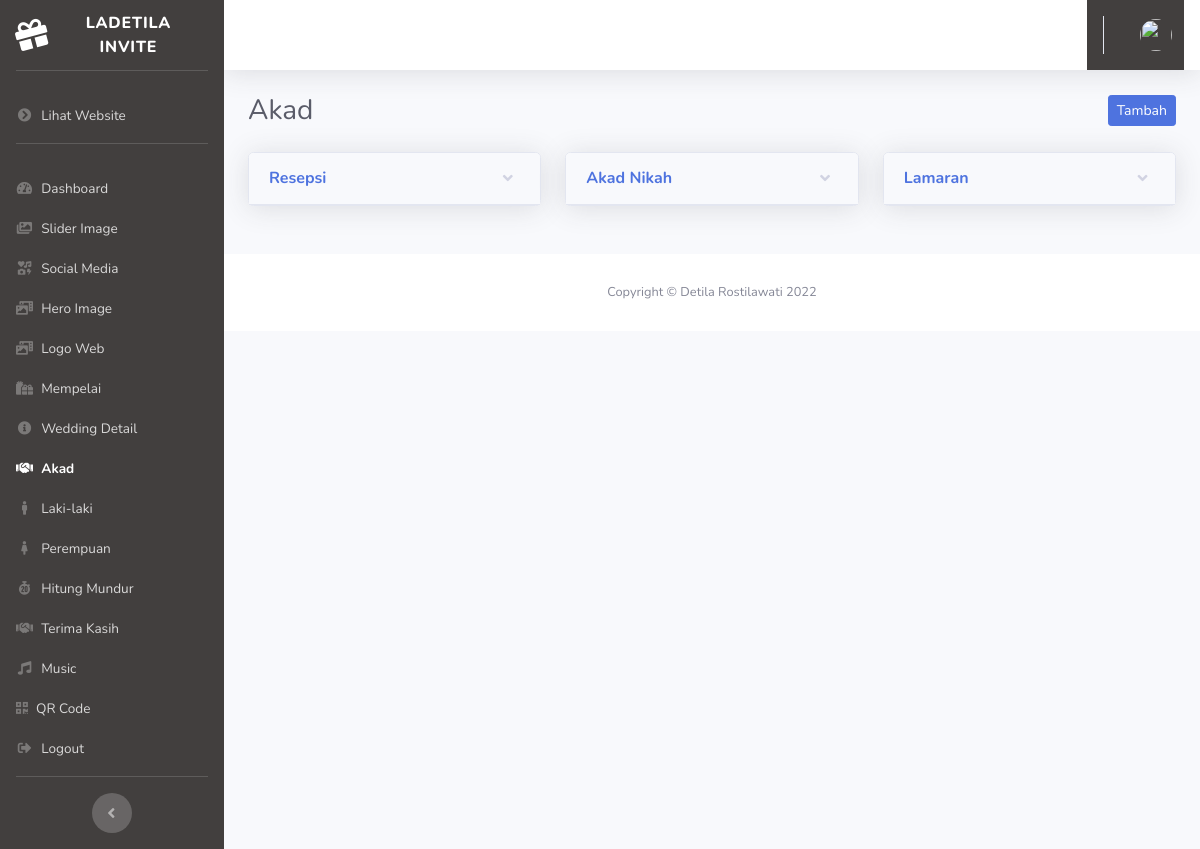
Screenshot of /admin/akad with the database file from the repository.
### tables this page shows
CREATE TABLE `user_sub_menu` (
  `id` int(11) NOT NULL,
  `title` varchar(128) NOT NULL,
  `url` varchar(128) NOT NULL,
  `icon` varchar(128) NOT NULL
);

CREATE TABLE `akad` (
  `id` int(11) NOT NULL,
  `judul` varchar(255) NOT NULL,
  `jam` varchar(255) NOT NULL,
  `alamat` varchar(255) NOT NULL,
  `no_hp` varchar(255) NOT NULL,
  `image` varchar(255) NOT NULL,
  `link_maps` varchar(255) NOT NULL
);

### application/controllers/Admin.php (called while the page is built, shortened)
<?php
class Admin extends CI_Controller
{
    public function akad()
    {
        $data['title'] = 'Akad';
        $data['user'] = $this->db->get_where('user', ['email' => $this->session->userdata('email')])->row_array();
        $this->db->order_by('id', 'DESC');
        $data['akad'] = $this->db->get('akad')->result_array();
        $this->form_validation->set_rules('judul', 'Judul', 'required');
        $this->form_validation->set_rules('jam', 'Jam', 'required');
        $this->form_validation->set_rules('alamat', 'Alamat', 'required');
        $this->form_validation->set_rules('no_hp', 'Nomor HP', 'required');
        $this->form_validation->set_rules('link_maps', 'Link Maps', 'required');
        if ($this->form_validation->run() == false) {
            $this->load->view('templates/header', $data);
            $this->load->view('templates/sidebar', $data);
            $this->load->view('templates/topbar', $data);
            $this->load->view('admin/akad', $data);
            $this->load->view('templates/footer');
        }
    }
}

### index.php (called while the page is built, shortened)
<?php
require_once BASEPATH.'core/CodeIgniter.php';

### application/views/admin/akad.php (the view, shortened to what this page needs)
<div class="container-fluid">
    <div class="d-sm-flex align-items-center justify-content-between mb-4">
        <h1 class="h3 mb-0 text-gray-800"><?= $title; ?></h1>
        <button class="btn btn-sm btn-primary float-right" data-toggle="modal" data-target="#tambahakadModal"> Tambah</button>
    </div>
    <div class="row">
        <?php foreach ($akad as $a) : ?>
            <div class="col-xl-4 col-md-4 mb-4">
                <div class="card shadow mb-4">
                    <a href="#collapseCardExample" class="d-block card-header py-3" data-toggle="collapse" role="button" aria-expanded="true" aria-controls="collapseCardExample">
                        <h6 class="m-0 font-weight-bold text-primary"><?= $a['judul']; ?></h6>
                    </a>
                </div>
            </div>
        <?php endforeach; ?>
    </div>
</div>

### application/views/templates/sidebar.php (shortened to what this page needs)
<ul class="navbar-nav sidebar sidebar-dark accordion" id="accordionSidebar">
    <a class="sidebar-brand d-flex align-items-center justify-content-center" href="<?= base_url('auth'); ?>">
        <div class="sidebar-brand-icon rotate-n-15">
            <i class="fas fa-gift"></i>
        </div>
        <div class="sidebar-brand-text mx-3">Ladetila Invite</div>
    </a>
    <hr class="sidebar-divider">
    <li class="nav-item">
        <a class="nav-link" href="<?= base_url() ?>">
            <i class="fas fa-fw fa-chevron-circle-right"></i>
            <span>Lihat Website</span></a>
    </li>
    <hr class="sidebar-divider">
    <?php
    $querySubMenu = "SELECT *
                  FROM user_sub_menu
                  ";
    $subMenu = $this->db->query($querySubMenu)->result_array();
    ?>
    <?php foreach ($subMenu as $sm) : ?>
        <?php if ($title == $sm['title']) : ?>
            <li class="nav-item active">
            <?php else : ?>
            <li class="nav-item">
            <?php endif; ?>
            <a class="nav-link pb-0" href="<?= base_url($sm['url']); ?>">
                <i class="<?= $sm['icon']; ?>"></i>
                <span><?= $sm['title']; ?></span></a>
            </li>
        <?php endforeach; ?>
        <li class="nav-item">
            <a class="nav-link" href="<?= base_url('auth/logout') ?>">
                <i class="fas fa-fw fa-sign-out-alt" data-dismiss="modal"></i>
                <span>Logout</span></a>
        </li>
        <hr class="sidebar-divider">
        <div class="text-center d-none d-md-inline">
            <button class="rounded-circle border-0" id="sidebarToggle"></button>
        </div>
</ul>

### application/views/templates/sidebar.php (style rules this page uses)
ul { background: linear-gradient(to right, #423F3E 0%, #423F3E 0%); }

### rows the page displays
user_sub_menu: title "Dashboard"
user_sub_menu: title "Slider Image"
user_sub_menu: title "Social Media"
user_sub_menu: title "Hero Image"
user_sub_menu: title "Logo Web"
user_sub_menu: title "Mempelai"
user_sub_menu: title "Wedding Detail"
user_sub_menu: title "Akad"
user_sub_menu: title "Laki-laki"
user_sub_menu: title "Perempuan"
user_sub_menu: title "Hitung Mundur"
user_sub_menu: title "Terima Kasih"
user_sub_menu: title "Music"
user_sub_menu: title "QR Code"
akad: judul "Resepsi"
akad: judul "Akad Nikah"
akad: judul "Lamaran"

### other values shown
$title "Akad"
